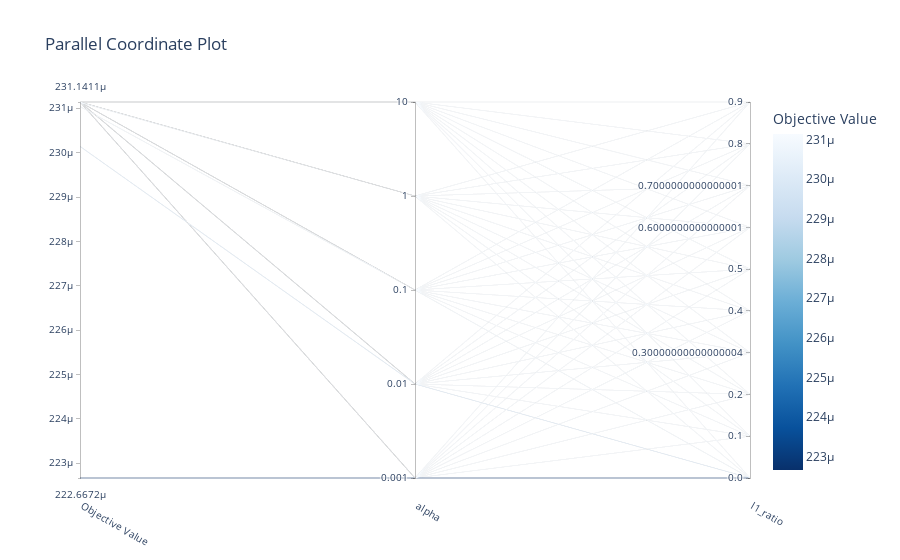

The cell this chart's notebook holds for it:
### Code cell
# elasticnet_grid.cv_results_
import optuna
from sklearn.exceptions import ConvergenceWarning
from optuna.visualization import plot_parallel_coordinate

alpha_list=[0.001, 0.01, 0.1, 1, 10]
l1_ratio_list = np.arange(0.0,1.0,0.1).tolist()

search_space= {
        "alpha":alpha_list,
        "l1_ratio":l1_ratio_list
    }


def objective(trial:optuna.Trial):
    alpha = trial.suggest_categorical("alpha",alpha_list)
    l1_ratio = trial.suggest_categorical("l1_ratio",l1_ratio_list)
    elastic_reg = ElasticNet(alpha=alpha,l1_ratio=l1_ratio,random_state=42)
    res = cross_validate(elastic_reg,X_train,y_train,scoring='neg_mean_squared_error',cv=4,return_train_score=True)
    
    return -res['test_score'].mean()
grid_sampler = optuna.samplers.GridSampler(search_space=search_space)
study = optuna.create_study(sampler=grid_sampler,study_name="Elastic net")
study.optimize(objective,catch=(ConvergenceWarning,))

plot_parallel_coordinate(study)

### Figure 1 — Plotly figure (JSON) as saved in the notebook; plotly's stock layout.template omitted (floating-point values rounded to 4 significant figures)
{"data": [{"dimensions": [{"label": "Objective Value", "range": [0.0002227, 0.0002311], "values": [0.0002227, 0.0002311, 0.0002311, 0.0002311, 0.0002311, 0.0002311, 0.0002311, 0.0002311, 0.0002311, 0.0002311, 0.0002301, 0.0002311, 0.0002311, 0.0002311, 0.0002311, 0.0002311, 0.0002311, 0.0002311, 0.0002311, 0.0002311, 0.000231, 0.0002311, 0.0002311, 0.0002311, 0.0002311, 0.0002311, 0.0002311, 0.0002311, 0.0002311, 0.0002311, 0.0002311, 0.0002311, 0.0002311, 0.0002311, 0.0002311, 0.0002311, 0.0002311, 0.0002311, 0.0002311, 0.0002311, 0.0002311, 0.0002311, 0.0002311, 0.0002311, 0.0002311, 0.0002311, 0.0002311, 0.0002311, 0.0002311, 0.0002311]}, {"label": "alpha", "range": [0, 4], "ticktext": ["0.001", "0.01", "0.1", "1", "10"], "tickvals": [0, 1, 2, 3, 4], "values": [0, 0, 0, 0, 0, 0, 0, 0, 0, 0, 1, 1, 1, 1, 1, 1, 1, 1, 1, 1, 2, 2, 2, 2, 2, 2, 2, 2, 2, 2, 3, 3, 3, 3, 3, 3, 3, 3, 3, 3, 4, 4, 4, 4, 4, 4, 4, 4, 4, 4]}, {"label": "l1_ratio", "range": [0, 9], "ticktext": ["0.0", "0.1", "0.2", "0.30000000000000004", "0.4", "0.5", "0.6000000000000001", "0.7000000000000001", "0.8", "0.9"], "tickvals": [0, 1, 2, 3, 4, 5, 6, 7, 8, 9], "values": [0, 1, 2, 3, 4, 5, 6, 7, 8, 9, 0, 1, 2, 3, 4, 5, 6, 7, 8, 9, 0, 1, 2, 3, 4, 5, 6, 7, 8, 9, 0, 1, 2, 3, 4, 5, 6, 7, 8, 9, 0, 1, 2, 3, 4, 5, 6, 7, 8, 9]}], "labelangle": 30, "labelside": "bottom", "line": {"color": [0.0002227, 0.0002311, 0.0002311, 0.0002311, 0.0002311, 0.0002311, 0.0002311, 0.0002311, 0.0002311, 0.0002311, 0.0002301, 0.0002311, 0.0002311, 0.0002311, 0.0002311, 0.0002311, 0.0002311, 0.0002311, 0.0002311, 0.0002311, 0.000231, 0.0002311, 0.0002311, 0.0002311, 0.0002311, 0.0002311, 0.0002311, 0.0002311, 0.0002311, 0.0002311, 0.0002311, 0.0002311, 0.0002311, 0.0002311, 0.0002311, 0.0002311, 0.0002311, 0.0002311, 0.0002311, 0.0002311, 0.0002311, 0.0002311, 0.0002311, 0.0002311, 0.0002311, 0.0002311, 0.0002311, 0.0002311, 0.0002311, 0.0002311], "colorbar": {"title": {"text": "Objective Value"}}, "colorscale": [[0, "rgb(247,251,255)"], [0.125, "rgb(222,235,247)"], [0.25, "rgb(198,219,239)"], [0.375, "rgb(158,202,225)"], [0.5, "rgb(107,174,214)"], [0.625, "rgb(66,146,198)"], [0.75, "rgb(33,113,181)"], [0.875, "rgb(8,81,156)"], [1, "rgb(8,48,107)"]], "reversescale": true, "showscale": true}, "type": "parcoords"}], "layout": {"title": {"text": "Parallel Coordinate Plot"}}}
